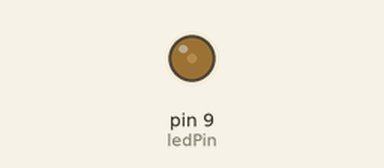
Simulated run of this sketch. Board: Arduino Uno, built with avr-gcc and run on an emulated ATmega328P. Parts: output pins drawn as LEDs (lit = HIGH).

Above: at 0.05 s.
At 1.9 s:
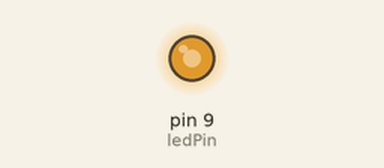
At 3.75 s:
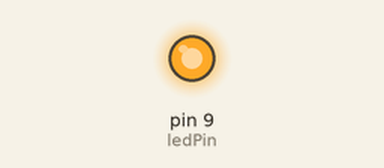
At 7.45 s:
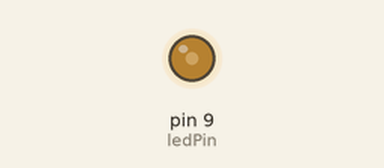
Timing chart, 0 to 11.1 s (numbered marks = the images above):
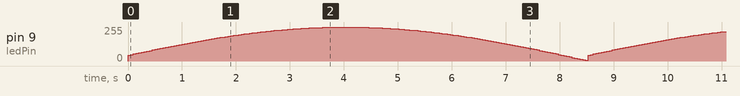

The sketch:

exemplo_Controle_de_Brilho_de_LED_PWM.ino
```cpp
/**************************************************************************
                    Placa de Desenvolvimento Arduino UNO
                   Projeto Controle de Brilho de LED - PWM
                    Elaborado/Adptado por Epaminondas Lage
 **************************************************************************/

int ledPin = 9; // Define o pino 9 do Arduino como o pino do LED
float sinVal;  // Variável para armazenar o valor do seno
int ledVal;    // Variável para armazenar o valor de PWM para o LED

void setup()
{
  pinMode(ledPin, OUTPUT); // Configura o pino do LED como saída
}

void loop()
{
  for (int x = 10; x < 180; x++)
  {
    // Converte graus para radianos e então obtém o valor do seno
    sinVal = sin(x * (3.1412 / 180));
    // Converte o valor do seno para um valor de PWM entre 0 e 255
    ledVal = int(sinVal * 255);
    // Aplica o valor de PWM ao LED
    analogWrite(ledPin, ledVal);
    delay(50); // Aguarda 50 milissegundos antes de passar para o próximo valor
  }
}
```
